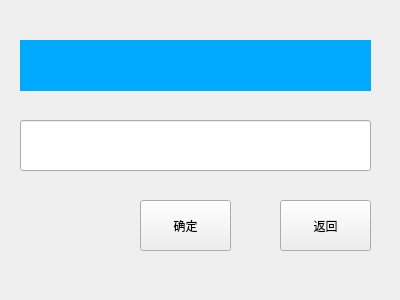
<?xml version="1.0" encoding="UTF-8"?>
<ui version="4.0">
 <class>Changename</class>
 <widget class="QWidget" name="Changename">
  <property name="geometry">
   <rect>
    <x>0</x>
    <y>0</y>
    <width>400</width>
    <height>300</height>
   </rect>
  </property>
  <property name="windowTitle">
   <string>Form</string>
  </property>
  <widget class="QLabel" name="oldname">
   <property name="geometry">
    <rect>
     <x>20</x>
     <y>40</y>
     <width>351</width>
     <height>51</height>
    </rect>
   </property>
   <property name="styleSheet">
    <string notr="true">font: 11pt &quot;华文楷体&quot;;
background-color: rgb(0, 170, 255);</string>
   </property>
   <property name="text">
    <string/>
   </property>
  </widget>
  <widget class="QLineEdit" name="newname">
   <property name="geometry">
    <rect>
     <x>20</x>
     <y>120</y>
     <width>351</width>
     <height>51</height>
    </rect>
   </property>
   <property name="styleSheet">
    <string notr="true">font: 11pt &quot;华文楷体&quot;;</string>
   </property>
  </widget>
  <widget class="QPushButton" name="confirm">
   <property name="geometry">
    <rect>
     <x>140</x>
     <y>200</y>
     <width>91</width>
     <height>51</height>
    </rect>
   </property>
   <property name="styleSheet">
    <string notr="true">font: 15pt &quot;华文楷体&quot;;</string>
   </property>
   <property name="text">
    <string>确定</string>
   </property>
  </widget>
  <widget class="QPushButton" name="back">
   <property name="geometry">
    <rect>
     <x>280</x>
     <y>200</y>
     <width>91</width>
     <height>51</height>
    </rect>
   </property>
   <property name="styleSheet">
    <string notr="true">font: 15pt &quot;华文楷体&quot;;</string>
   </property>
   <property name="text">
    <string>返回</string>
   </property>
  </widget>
 </widget>
 <resources/>
 <connections/>
</ui>
